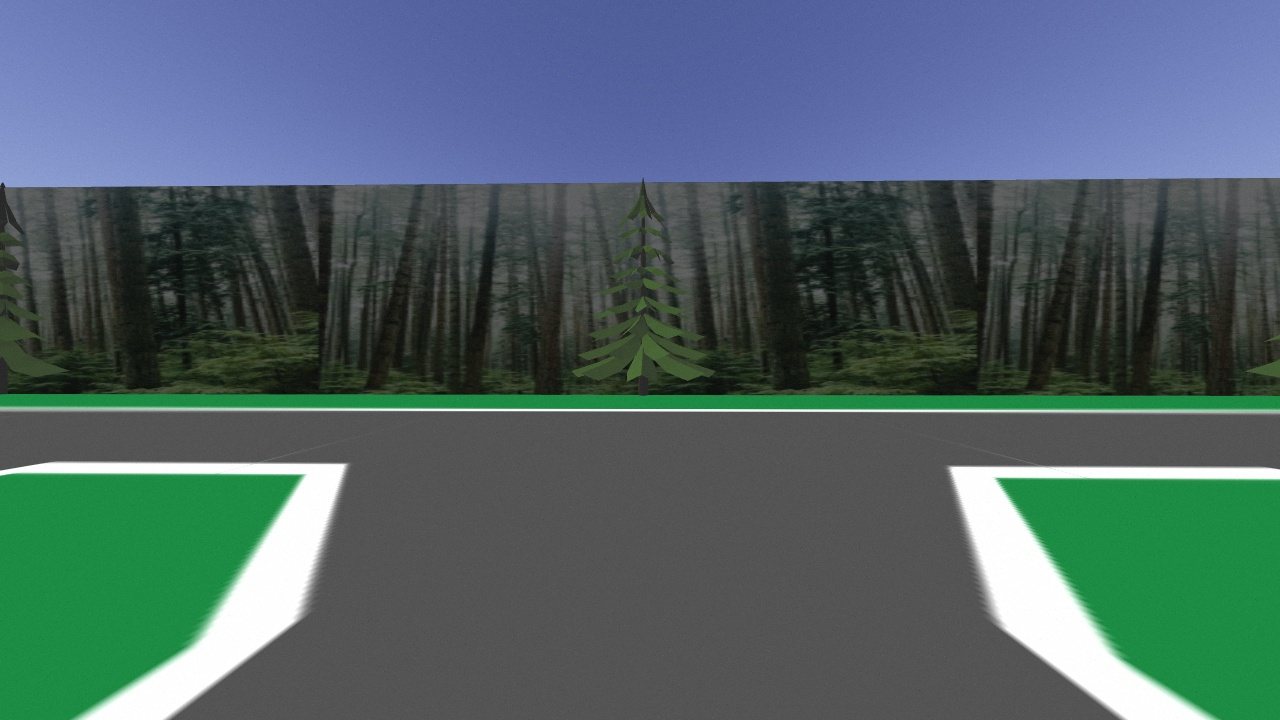
#> input picture Lane_follower/Dataset1/[11]_0.0_0.0_.jpg, 1280 x 720 px
$ python -i PlateDetector.py   (imports and definitions only)   (older library calls are emulated)
#> lines starting #> are read from the running program, lines starting #| are printed output that depends on the picture; after the words box and inside, x2 and y2 are one past the last pixel; in counts of white or black regions, pixels touching at a corner belong together
#> further down, picture is the input picture: shape (720, 1280, 3); mean B, G, R 103.4, 99.6, 79.5
import cv2
import numpy as np
import os
from os.path import isfile, join

class PlateDetector():
	def __init__(self, dy1=0.06, dy2=0.06):
		self._dy1 = dy1
		self._dy2 = dy2
		self.num = 0
		pass

	def _filter_blue(self, img):
		hsv = cv2.cvtColor(img, cv2.COLOR_BGR2HSV)
		l_range = np.array([100, 50, 100])
		u_range = np.array([130, 255, 140])

		mask = cv2.inRange(hsv, l_range, u_range)
		res = cv2.bitwise_and(img, img, mask=mask)
		return mask, res

	def _filter_gray(self, img):

		hsv = cv2.cvtColor(img, cv2.COLOR_BGR2HSV)
#> hsv: shape (720, 1280, 3); mean H, S, V 58, 68.1, 114.8

		l_range = np.array([0, 0, 100])
		u_range = np.array([255, 20, 250])

		mask = cv2.inRange(hsv, l_range, u_range)
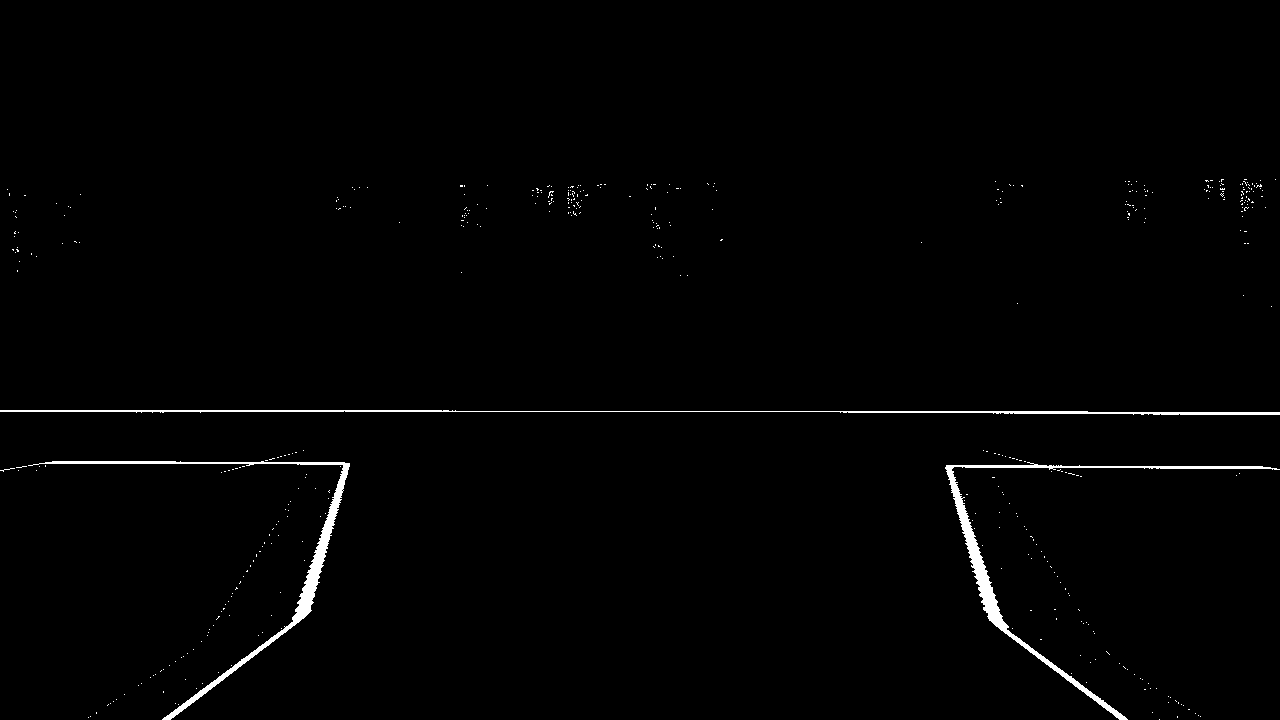
#> mask: shape (720, 1280); 1.1% white; 452 white regions (449 under 20 px), largest, box (x1, y1, x2, y2) and area: (945, 462, 1280, 720) 3415, (28, 461, 350, 720) 3258, (0, 410, 1280, 415) 2390
		res = cv2.bitwise_and(img, img, mask=mask)
		return mask, res

	def _check_contour(self, contour, img, debug=False):
		x, y, w, h = cv2.boundingRect(contour)

		cond1 = w > 35 and w < 210
		cond2 = h > 50 and h < 250

		area = cv2.contourArea(contour)
		cond3 = area > 5000 and area < 80000
		# cond4 = float(h) / w > 1
		cond5 = x > 0 and x+w > 0
		if debug == True:
			print("Checking: ")
			print(cond1)
			print(cond2)
			print(cond3)
			# print(cond4)
			print(float(h) / w)
			print(cond5)
			print(w*(h+int(self._dy2*y)))
		if cond1 and cond2 and cond3 and cond5:
			return True
		else:
			return False

	def validate(self, license_plate):
		bw = cv2.threshold(license_plate, 225, 255, cv2.THRESH_BINARY)[1]

		if np.sum(bw) > 30:
			return False
		else:
			return True

	def get_label_img(self, img, debug=False):
		mask, res = self._filter_gray(img)
		gray = cv2.cvtColor(img, cv2.COLOR_BGR2GRAY)
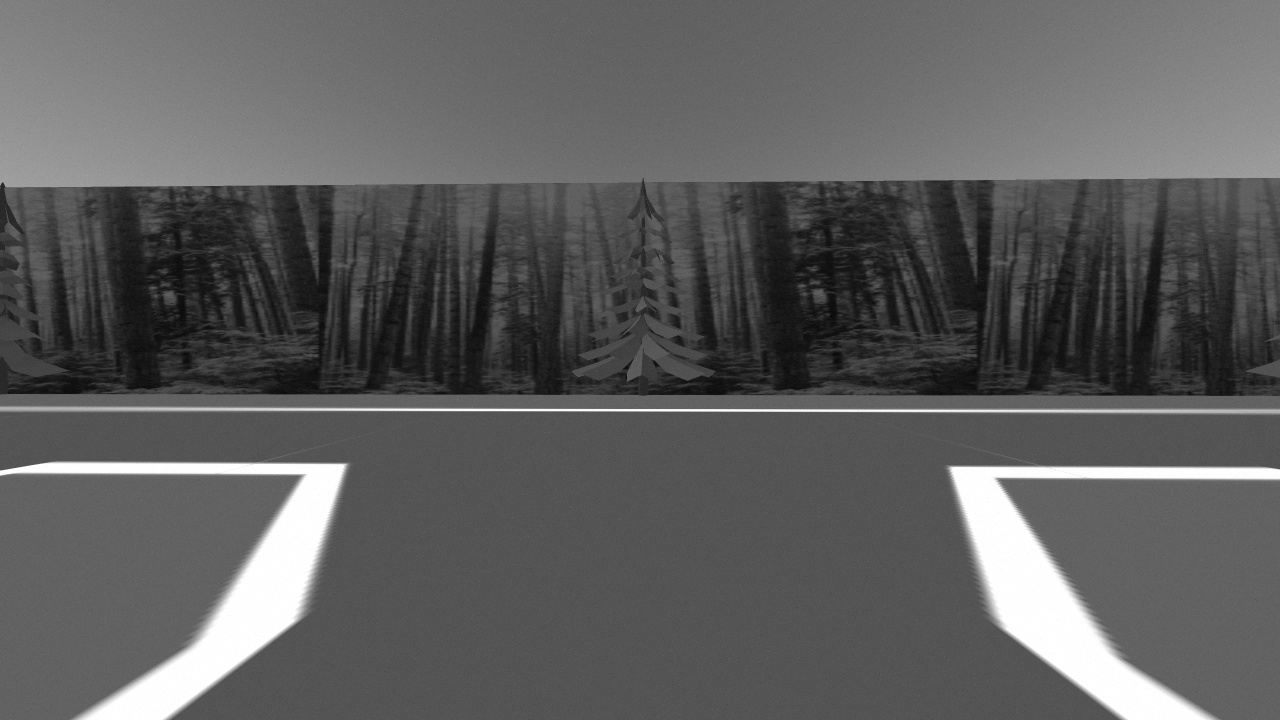
#> gray: shape (720, 1280); min 4, max 255, mean 94
		road = cv2.threshold(gray, 225, 255, cv2.THRESH_BINARY)[1]
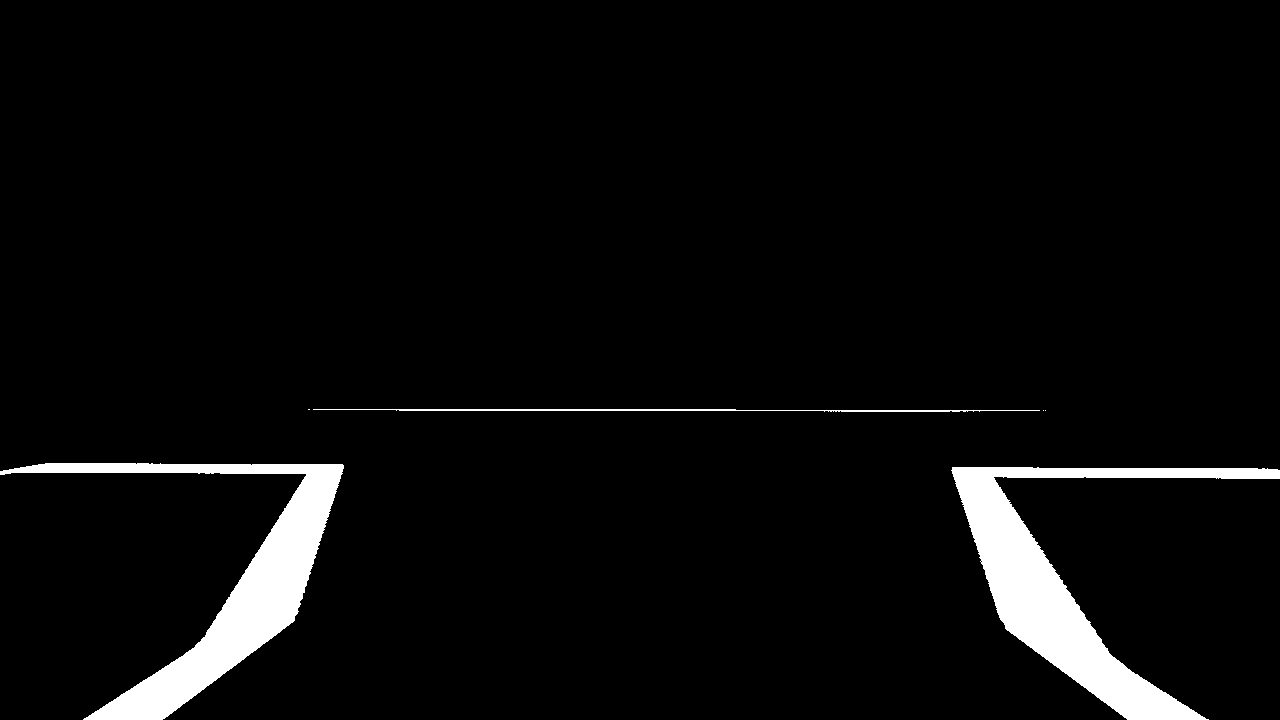
#> road: shape (720, 1280); 4.4% white; 6 white regions (3 under 20 px)

		if debug == True:
			cv2.imshow("get_label_img", mask)
			cv2.waitKey(1000)

		# get contours of the masked image
		image, contours, hierarchy = cv2.findContours(
			mask, cv2.RETR_EXTERNAL, cv2.CHAIN_APPROX_SIMPLE)
#> contours = 452 contours, 449 with area under 20; largest, box (x1, y1, x2, y2) and area: (945, 462, 1280, 720) 2760, (28, 461, 350, 720) 2628, (0, 410, 1280, 415) 1108

		if len(contours) != 0:
			max_c = max(contours, key=cv2.contourArea)
#> max_c = contour of 473 points, box (x1, y1, x2, y2) (945, 462, 1280, 720), area 2760
			if self._check_contour(max_c, img, debug=debug):
#> in _check_contour, `x, y, w, h = cv2.boundingRect(contour)`: x = 945; y = 462; w = 335; h = 258
#> in _check_contour, `cond1 = w > 35 and w < 210`: cond1 = False
#> in _check_contour, `area = cv2.contourArea(contour)`: area = 2760.5
#> in _check_contour, `cond3 = area > 5000 and area < 80000`: cond3 = False
#> in _check_contour, `cond5 = x > 0 and x+w > 0`: cond5 = True
				x, y, w, h = cv2.boundingRect(max_c)
				y1 = y+int(self._dy1*y)
				y2 = y+h+int(self._dy2*y)
				x1 = x
				x2 = x+w
				license_plate = img[y1:y2, x:x+w]
				if self.validate(license_plate):
					if debug == True:
						cv2.imshow("get_label_img", license_plate)
						cv2.waitKey(1000)
					return license_plate

		return None


	def draw_contour(self, img, debug=False):
		mask, res = self._filter_gray(img)

		gray = cv2.cvtColor(img, cv2.COLOR_BGR2GRAY)
		road = cv2.threshold(gray, 225, 255, cv2.THRESH_BINARY)[1]

		# get contours of the masked image
		image, contours, hierarchy = cv2.findContours(
			mask, cv2.RETR_EXTERNAL, cv2.CHAIN_APPROX_SIMPLE)

		if len(contours) != 0:
			max_c = max(contours, key=cv2.contourArea)
			if self._check_contour(max_c, img):
				x, y, w, h = cv2.boundingRect(max_c)
				y1 = y+int(self._dy1*y)
				y2 = y+h+int(self._dy2*y)
				x1 = x
				x2 = x+w
				license_plate = img[y1:y2, x:x+w]
				return license_plate
				cv2.rectangle(img, (x1, y1), (x2, y2), (0, 255, 0), 2)
				if debug == True:
					cv2.imshow("draw_contour", img)
					cv2.waitKey(1000)
		#return img


# [7 lines not run here, left out]

>>> import cv2
>>> picture = cv2.imread('../Lane_follower/Dataset1/[11]_0.0_0.0_.jpg')
>>> result = PlateDetector().get_label_img(picture)
